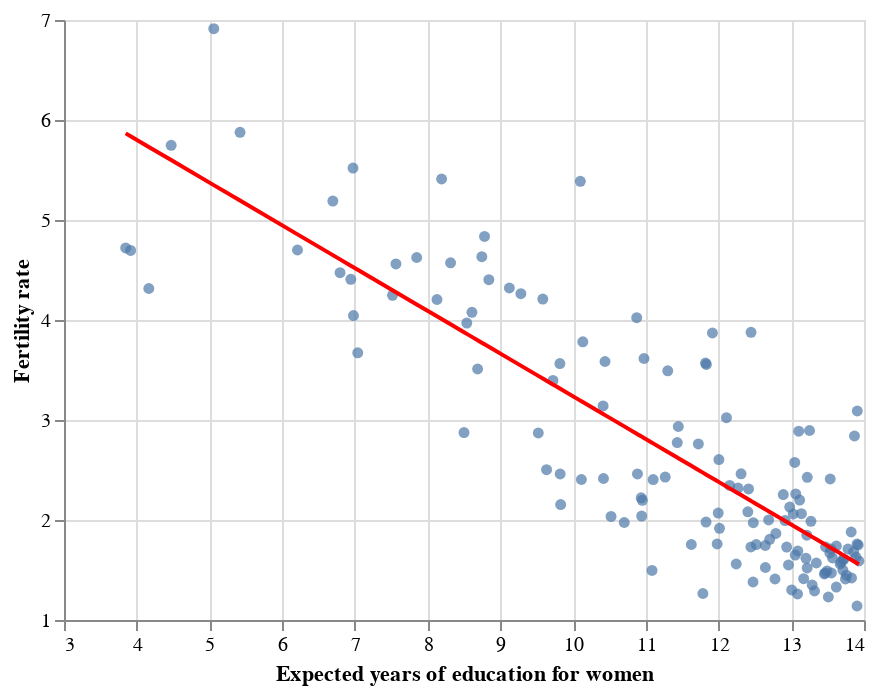

The notebook cell saved with this chart:
### Markdown cell above
<!-- BEGIN QUESTION -->

#### (i) Construct a line plot of the fitted values against expected years of education.

Remember that the fitted values are stored as `fitted_slr` in the dataframe `reg_data` containing the actual data. 

Construct the line as `slr_line` and layer this on top of your plot `simple_scatter` from part 0 above.

<!--
BEGIN QUESTION
name: q1_e_i
points: 1
manual: true
-->

### Code cell
# construct line plot
slr_line = alt.Chart(reg_data).mark_line(color = 'red').encode(
    x = 'educ_expected_yrs_f',
    y = 'fitted_slr'
)

# layer
simple_scatter + slr_line

### Figure 1 — Vega-Lite specification as saved in the notebook (floating-point values rounded to 4 significant figures; data arrays with more than 128 entries replaced by an {"elided": "..."} marker saying what was removed)
{"config": {"view": {"continuousWidth": 400, "continuousHeight": 300}}, "layer": [{"mark": "circle", "encoding": {"x": {"field": "educ_expected_yrs_f", "scale": {"zero": false}, "title": "Expected years of education for women", "type": "quantitative"}, "y": {"field": "fertility_total", "scale": {"zero": false}, "title": "Fertility rate", "type": "quantitative"}}}, {"mark": {"type": "line", "color": "red"}, "encoding": {"x": {"field": "educ_expected_yrs_f", "type": "quantitative"}, "y": {"field": "fitted_slr", "type": "quantitative"}}}], "data": {"name": "data-98a28b559ee804e24b9ffea02108b765"}, "$schema": "https://vega.github.io/schema/vega-lite/v4.17.0.json", "datasets": {"data-98a28b559ee804e24b9ffea02108b765": {"elided": "139 records"}}}
